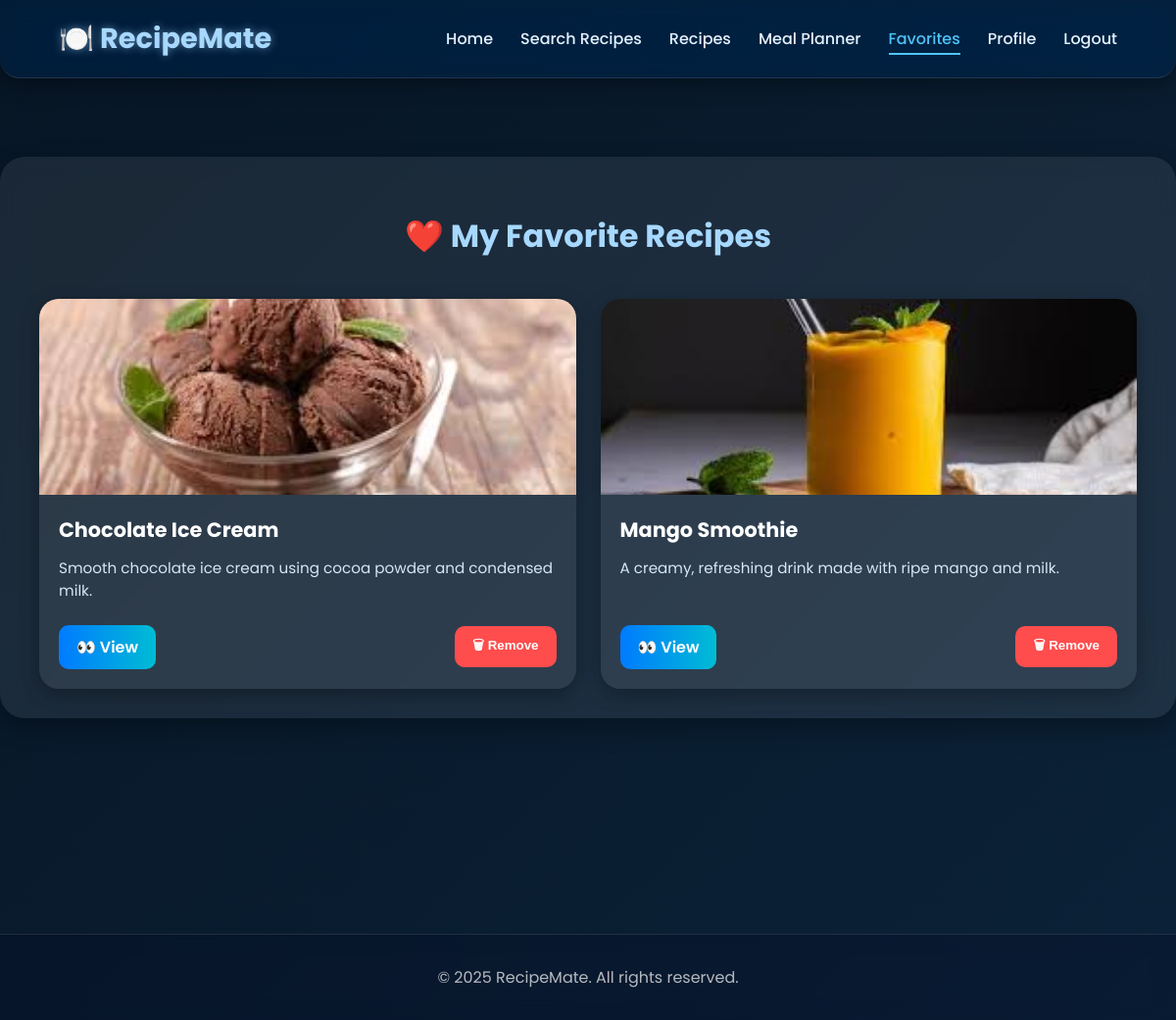
The page /favorites/favorites.php (signed in) on the database its author committed.
### tables this page shows
CREATE TABLE favorite_recipes (
    fav_id INT AUTO_INCREMENT PRIMARY KEY,
    user_id INT NOT NULL,
    recipe_id INT NOT NULL,
    added_at TIMESTAMP DEFAULT CURRENT_TIMESTAMP,
    FOREIGN KEY (user_id) REFERENCES users(user_id) ON DELETE CASCADE,
    FOREIGN KEY (recipe_id) REFERENCES recipes(id) ON DELETE CASCADE

);

CREATE TABLE IF NOT EXISTS recipes (
  id INT AUTO_INCREMENT PRIMARY KEY,
  user_id INT NOT NULL,
  title VARCHAR(255) NOT NULL,
  category VARCHAR(100),
  ingredients TEXT,
  description TEXT NOT NULL,
  steps TEXT,
  tags VARCHAR(255),
  likes_count INT DEFAULT 0,  
  image_path VARCHAR(255),
  created_at TIMESTAMP DEFAULT CURRENT_TIMESTAMP,
  FOREIGN KEY (user_id) REFERENCES users(user_id) ON DELETE CASCADE
);

### favorites/favorites.php (the view, shortened to what this page needs)
<?php
require_once __DIR__ . '/../dbConnection.php';
$user_id = $_SESSION['user_id'];
$stmt = $conn->prepare("
    SELECT
        r.id AS recipe_id,
        r.title,
        r.category,
        r.description,
        r.image_path,
        f.added_at
    FROM favorite_recipes f
    JOIN recipes r
        ON f.recipe_id = r.id
    WHERE f.user_id = ?
    ORDER BY f.added_at DESC
");
$stmt->bind_param("i", $user_id);
$stmt->execute();
$result = $stmt->get_result();
$baseUrl = rtrim(BASE_URL, '/');
?>
<!DOCTYPE html>
<html lang="en">
<head>
</head>
<body>
  <header>
    <nav class="navbar">
      <div class="logo">
        🍽️ RecipeMate
      </div>
      <ul class="nav-links">
        <li>
          <a href="<?= htmlspecialchars(BASE_URL) ?>dashboard.php">
            Home
          </a>
        </li>
        <li>
          <a href="<?= htmlspecialchars(BASE_URL) ?>recipes/search_recipe.php">
            Search Recipes
          </a>
        </li>
        <li>
          <a href="<?= htmlspecialchars(BASE_URL) ?>recipes/recipe_index.php">
            Recipes
          </a>
        </li>
        <li>
          <a href="<?= htmlspecialchars(BASE_URL) ?>planner/meal_planner.php">
            Meal Planner
          </a>
        </li>
        <li>
          <a
            href="<?= htmlspecialchars(BASE_URL) ?>favorites/favorites.php"
            class="active"
          >
            Favorites
          </a>
        </li>
        <li>
          <a href="<?= htmlspecialchars(BASE_URL) ?>profile/profile.php">
            Profile
          </a>
        </li>
        <li>
          <a href="<?= htmlspecialchars(BASE_URL) ?>index.php">
            Logout
          </a>
        </li>
      </ul>
    </nav>
  </header>
  <div class="container">
    <h2>
      ❤️ My Favorite Recipes
    </h2>
    <div class="recipe-grid">
      <?php if ($result->num_rows > 0): ?>
        <?php while ($recipe = $result->fetch_assoc()): ?>
          <?php
          $imagePath = trim(
              $recipe['image_path'] ?? ''
          );
          if ($imagePath === '') {
              $imageUrl = '';
          }
          elseif (
              strpos($imagePath, 'http://') === 0 ||
              strpos($imagePath, 'https://') === 0
          ) {
              $imageUrl = $imagePath;
          }
          else {
              $imagePath = ltrim(
                  $imagePath,
                  '/'
              );
              if (
                  strpos(
                      $imagePath,
                      'uploads/'
                  ) === 0
              ) {
                  $imagePath = substr(
                      $imagePath,
                      strlen('uploads/')
                  );
              }
              $imageUrl =
                  $baseUrl .
                  '/uploads/' .
                  ltrim(
                      $imagePath,
                      '/'
                  );
          }
          ?>
          <div class="recipe-card">
            <div class="recipe-image">
              <?php if (!empty($imageUrl)): ?>
                <img
                  src="<?= htmlspecialchars($imageUrl) ?>"
                  alt="<?= htmlspecialchars($recipe['title']) ?>"
                >
              <?php endif; ?>
            </div>
            <div class="recipe-content">
              <h3>
                <?= htmlspecialchars($recipe['title']) ?>
              </h3>
              <p>
                <?= htmlspecialchars($recipe['description']) ?>
              </p>
              <div class="recipe-actions">
                <a
                  href="<?= htmlspecialchars(BASE_URL) ?>recipes/view_recipe.php?id=<?= (int)$recipe['recipe_id'] ?>"
                  class="btn btn-view"
                >
                  👀 View
                </a>
                <form
                  action="remove_favorites.php"
                  method="POST"
                  style="display:inline;"
                >
                  <button
                    type="submit"
                    class="btn btn-remove"
                    onclick="return confirm('Remove from favorites?')"
                  >
                    🗑 Remove
                  </button>
                </form>
              </div>
            </div>
          </div>
        <?php endwhile; ?>
      <?php endif; ?>
    </div>
  </div>
  <footer>
    <p>
      © 2025 RecipeMate. All rights reserved.
    </p>
  </footer>
</body>
</html>

### favorites/favorites.php (style rules this page uses)
body { margin: 0; font-family: 'Poppins', sans-serif; background: linear-gradient(135deg, #071524, #0b2238); color: #fff; overflow-x: hidden; }
header { background: transparent; }
.navbar { display: flex; justify-content: space-between; align-items: center; padding: 18px 60px; background: rgba(0, 40, 80, 0.4); backdrop-filter: blur(12px) saturate(150%); border-bottom: 1px solid rgba(255, 255, 255, 0.1); border-radius: 0 0 20px 20px; box-shadow: 0 6px 20px rgba(0, 0, 0, 0.35); position: sticky; top: 0; z-index: 1000; transition: all 0.4s ease; }
.logo { font-size: 1.8rem; font-weight: 700; color: #a7d8ff; text-shadow: 0 0 8px rgba(167, 216, 255, 0.5); display: flex; align-items: center; gap: 8px; }
.nav-links { list-style: none; display: flex; gap: 28px; margin: 0; padding: 0; }
.nav-links a { color: #e3f2fd; text-decoration: none; font-weight: 500; transition: all 0.3s ease; position: relative; }
.nav-links a:hover, .nav-links a.active { color: #4fc3f7; }
.nav-links a::after { content: ''; position: absolute; bottom: -5px; left: 0; width: 0; height: 2px; background: #4fc3f7; transition: width 0.3s ease; }
.nav-links a:hover::after, .nav-links a.active::after { width: 100%; }
.container { max-width: 1200px; margin: 80px auto; padding: 30px 40px; background: rgba(255, 255, 255, 0.08); border-radius: 25px; backdrop-filter: blur(10px); box-shadow: 0 10px 25px rgba(0, 0, 0, 0.3); }
h2 { text-align: center; font-size: 2rem; color: #a7d8ff; margin-bottom: 40px; }
.recipe-grid { display: grid; grid-template-columns: repeat(auto-fit, minmax(280px, 1fr)); gap: 25px; }
.recipe-card { background: rgba(255, 255, 255, 0.08); border-radius: 20px; overflow: hidden; box-shadow: 0 6px 20px rgba(0, 0, 0, 0.3); transition: transform 0.3s ease, box-shadow 0.3s ease; }
.recipe-image img { width: 100%; height: 200px; object-fit: cover; display: block; }
.recipe-content { padding: 20px; }
.recipe-content h3 { margin: 0; color: #ffffff; font-size: 1.3rem; }
.recipe-content p { color: #d6e6f5; font-size: 0.95rem; margin: 12px 0 20px 0; height: 50px; overflow: hidden; text-overflow: ellipsis; }
.recipe-actions { display: flex; justify-content: space-between; align-items: center; }
.btn { padding: 10px 18px; background: linear-gradient(90deg, #007bff, #00bcd4); border: none; color: #fff; border-radius: 10px; cursor: pointer; font-weight: 600; transition: 0.3s; }
.btn-view { color: #fff; text-decoration: none; }
.btn-remove { background: #ff4d4d; color: #fff; }
footer { text-align: center; padding: 15px; color: rgba(255, 255, 255, 0.7); border-top: 1px solid rgba(255, 255, 255, 0.1); backdrop-filter: blur(10px); background: rgba(0, 0, 30, 0.2); margin-top: 220px; }

### rows shown on the page
favorite_recipes: recipe.title (picture), recipe.title "Chocolate Ice Cream", recipe.description "Smooth chocolate ice cream using cocoa powder and condensed milk."
favorite_recipes: recipe.title (picture), recipe.title "Mango Smoothie", recipe.description "A creamy, refreshing drink made with ripe mango and milk."
